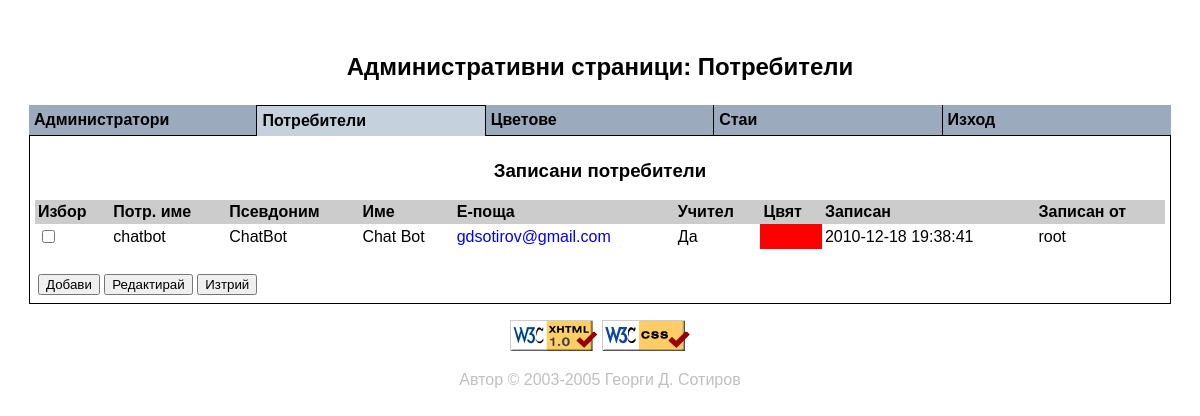
Screenshot of /adm_usrs.php (signed in) with the database file from the repository.
### tables this page shows
CREATE TABLE users (
    UserID      INT /*!UNSIGNED */ UNIQUE NOT NULL /*!AUTO_INCREMENT */,
    Username    VARCHAR(32)        UNIQUE NOT NULL,
    Password    VARCHAR(64)               NOT NULL,
    Nickname    VARCHAR(32)        UNIQUE NOT NULL,
    UsrName     VARCHAR(96)               NOT NULL,
    Email       VARCHAR(255)              NOT NULL DEFAULT 'no@mail',
    Teacher     CHAR(1)                   NOT NULL DEFAULT '0',
    ColorID     INT /*!UNSIGNED*/         NOT NULL DEFAULT 1,
    Active      CHAR(1)                   NOT NULL DEFAULT '0',
    LLDate      DATE                      NULL DEFAULT NULL,
    LLTime      TIME                      NULL DEFAULT NULL,
    LLHost      VARCHAR(16)               NOT NULL DEFAULT '0.0.0.0',
    ModDate     DATE                      NULL DEFAULT NULL,
    ModTime     TIME                      NULL DEFAULT NULL,
    AdminID     INT /*!UNSIGNED*/         NOT NULL DEFAULT 1,
    PRIMARY KEY (UserID),
    INDEX (ColorID),
    INDEX (Active),
    INDEX (AdminID)
);

CREATE TABLE colors (
    ColorID     INT /*!UNSIGNED */ UNIQUE NOT NULL /*! AUTO_INCREMENT */,
    ClrName     VARCHAR(16)        UNIQUE NOT NULL,
    Red         SMALLINT /*!UNSIGNED*/    NOT NULL,
    Green       SMALLINT /*!UNSIGNED*/    NOT NULL,
    Blue        SMALLINT /*!UNSIGNED*/    NOT NULL,
    ModDate     DATE                      NULL DEFAULT NULL,
    ModTime     TIME                      NULL DEFAULT NULL,
    AdminID     INT /*!UNSIGNED*/         NOT NULL DEFAULT 1,
    PRIMARY KEY (ColorID),
    INDEX (AdminID)
);

### common.inc.php (called while the page is built, shortened)
<?php
  function PrintBool($Bool) {
    $res = "";
    if ( !isset($Bool) || $Bool == '' ) {
      $res = "n/a";
    }
    else if ( $Bool == 1 || $Bool == '1' || strtolower($Bool) == 'yes' || strtolower($Bool) == 'y' ) {
      $res = "Да";
    }
    else if ( $Bool == 0 || $Bool == '0' || strtolower($Bool) == 'no' || strtolower($Bool) == 'n' ) {
      $res = "Не";
    }
    return $res;
  }
?>

### color.inc.php (called while the page is built)
<?php
  function PrependZero($strlen, $str) {
    while ( strlen($str) < $strlen ) {
      $str = "0".$str;
    }
    return $str;
  }
  function MakeTriplet($Red, $Green, $Blue) {
    return "#".PrependZero(2, dechex($Red))
              .PrependZero(2, dechex($Green))
              .PrependZero(2, dechex($Blue));
  }
?>

### adm_usrs.php (the view, shortened to what this page needs)
<?php
  include("common.inc.php");
  include("admin.inc.php");
  include("color.inc.php");
?>
<!DOCTYPE html PUBLIC "-//W3C//DTD XHTML 1.0 Transitional//EN"
 "http://www.w3.org/TR/xhtml1/DTD/xhtml1-transitional.dtd">
<html xmlns="http://www.w3.org/1999/xhtml" xml:lang="bg" lang="bg">
<head>
<link href="chat.css" rel="stylesheet" type="text/css" />
</head>
<body class="Admin" onload="javascript: focusFirst(); return true">
<p align="center" class="midhdr">Административни страници: Потребители</p>
<table align="center" class="tbThinBorder" cellspacing="0" width="100%">
<tr>
<td colspan="6" class="tdData">
<p align="center" class="smlhdr">Записани потребители</p>
<form action="adm_usrsmod.php" method="post">
<table align="center" cellspacing="0" class="tbInfo" width="100%">
<tr>
<th>Избор</th>
<th>Потр. име</th>
<th>Псевдоним</th>
<th>Име</th>
<th>Е-поща</th>
<th>Учител</th>
<th>Цвят</th>
<th>Записан</th>
<th>Записан от</th>
</tr>
<?php
  if ( $lnk = @mysql_pconnect(DB_SERVER, DB_RO_USER, DB_RO_PWD) ) {
    if ( @mysql_select_db(DB_NAME, $lnk) ) {
      $query  = "SELECT users.UserID,users.Username,users.Nickname,";
      $query .= "users.UsrName,users.Email,users.Teacher,colors.Red,";
      $query .= "colors.Green,colors.Blue,users.ModDate,users.ModTime,";
      $query .= "administrators.Username AS ModByName";
      $query .= " FROM users,colors,administrators";
      $query .= " WHERE users.ColorID=colors.ColorID";
      $query .= " AND";
      $query .= " users.AdminID=administrators.AdminID";
      $query .= " ORDER BY users.UserID";
      $res = @mysql_query($query, $lnk);
      if ( @mysql_num_rows($res) > 0 ) {
        $RowNum = 1;
        while ( $UserDetails = @mysql_fetch_array($res, MYSQL_ASSOC) ) {
          if ( $RowNum++ % 2 ) {
            print("<tr class=\"trOdd\">\n");
          }
          else {
            print("<tr>\n");
          }
          print("<td><input name=\"UserIds[]\" type=\"checkbox\" value=\"");
          print($UserDetails['UserID']."\" />\n</td>\n");
          print("<td>".$UserDetails['Username']."</td>\n");
          print("<td>".$UserDetails['Nickname']."</td>\n");
          print("<td>".$UserDetails['UsrName']."</td>\n");
          if ( $UserDetails['Email'] != '' ) {
            print("<td><a href=\"mailto:".$UserDetails['Email']."\">");
            print($UserDetails['Email']."</a></td>\n");
          }
          else {
            print("<td>&nbsp;</td>\n");
          }
          print("<td>".PrintBool($UserDetails['Teacher'])."</td>\n");
          print("<td style=\"background-color: ");
          print(MakeTriplet($UserDetails['Red'], $UserDetails['Green'], $UserDetails['Blue']));
          print("\" title=\"RGB (".$UserDetails['Red'].", ");
          print($UserDetails['Green'].", ".$UserDetails['Blue']);
          print(")\">&nbsp;</td>\n");
          print("<td>".$UserDetails['ModDate']." ".$UserDetails['ModTime']."</td>\n");
          print("<td>".$UserDetails['ModByName']."</td>\n");
          print("</tr>\n");
        }
      }
    }
    else {
      PrintError(202);
      exit;
    }
  }
  else {
    PrintError(201);
    exit;
  }
?>
</table>
<table width="100%">
<tr><td>&nbsp;</td></tr>
<tr><td><input name="SubmitAdd" type="submit" value="Добави" />
<input name="SubmitEdit" type="submit" value="Редактирай" />
<input name="SubmitDel" type="submit" value="Изтрий" />
</td></tr></table></form></td></tr></table>
<p align="center"><a href="https://validator.w3.org/check/referer">
<img border="0" src="valid-xhtml.png" alt="Valid XHTML 1.0!"
height="31" width="88" /></a>
<a class="right" href="https://jigsaw.w3.org/css-validator/check/referer">
<img alt="Valid CSS!" border="0" height="31" src="valid-css.png" width="88" />
</a></p>
<p align="center" class="copyright">Автор &copy; 2003-2005
<a class="aCopyright" href="mailto: <?php echo CHAT_CONTACT ?>">
<?php echo CHAT_AUTHOR ?></a></p>
</body>
</html>

### chat.css (style rules this page uses)
a, a:link, a:visited, a:hover, a.aTabInactive, a.aTabInactive:link, a.aTabInactive:visited, a.aTabInactive:hover, a.aCopyright:link, a.aCopyright:visited { background-color: transparent; font: 12pt Arial, Helvetica, sans-serif; text-decoration: none; }
a:link, a:visited { color: #0000FF; }
a.aCopyright:link, a.aCopyright:visited { color: #C0C0C0; }
body { background-color: #FFFFFF; color: #000000; margin: 0px 0px 0px 0px; padding: 5px 5px 5px 5px; }
body.Admin { margin: 2% 2% 2% 2%; }
table { border-style: none; empty-cells: show; font: normal normal normal 12pt Arial, Helvetica, sans-serif; }
table.tbThinBorder td.tdTabActive, table.tbThinBorder td.tdTabActiveFirst, table.tbThinBorder td.tdTabInactive, table.tbThinBorder td.tdTabInactiveLast, table.tbThinBorder td.tdData { border-color: #000000; border-style: solid; color: #000000; padding: 5px 5px 5px 5px; }
table.tbThinBorder td.tdData { border-width: 0px 1px 1px 1px; background: transparent; }
table.tbInfo th, table.tbOnline th { background: #CCCCCC; font-weight: bold; text-align: left; padding: 3px 3px 3px 3px; }
table.tbInfo tr { background: #DDDDDD; }
table.tbInfo tr.trOdd { background: #FFFFFF; }
table.tbInfo td, table.tbOnline td { padding: 3px 3px 3px 3px; }
.midhdr { font: normal normal bold 18pt Arial, Helvetica, sans-serif; }
.smlhdr { font: normal normal bold 14pt Arial, Helvetica, sans-serif; }
.copyright, .error, .required, .text { font: normal normal normal 12pt Arial, Helvetica, sans-serif; }
.copyright { color: #C0C0C0; }

### rows the page displays
users: Username "chatbot", Nickname "ChatBot", UsrName "Chat Bot", Email "gdsotirov@gmail.com", Teacher "Да", ModDate "2010-12-18", ModTime "19:38:41", AdminID.Username "root"

### other values shown
$Value['title'] "Администратори"
$Value['title'] "Потребители"
$Value['title'] "Цветове"
$Value['title'] "Стаи"
$Value['title'] "Изход"
CHAT_AUTHOR "Георги Д. Сотиров"
